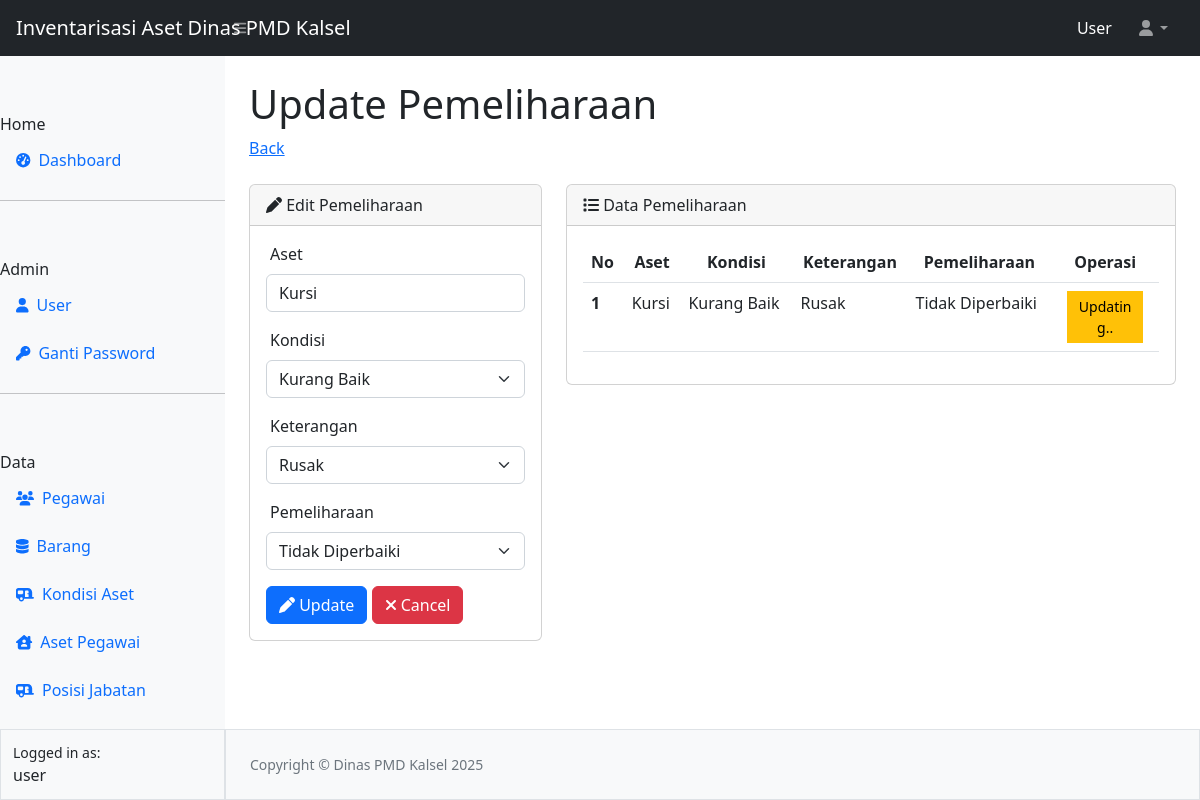
Screenshot of /pelihara/editpelihara.php?id=1 (signed in) with the database file from the repository.
### tables this page shows
CREATE TABLE `tbl_aset` (
  `id` int(11) NOT NULL,
  `aset` varchar(100) NOT NULL,
  `kondisi` varchar(100) NOT NULL,
  `keterangan` varchar(100) NOT NULL,
  `pemeliharaan` varchar(100) NOT NULL
);

### pelihara/editpelihara.php (the view, shortened to what this page needs)
<?php
require_once "../config.php";
require_once "../template/header.php";
require_once "../template/navbar.php";
require_once "../template/sidebar.php";
$id = $_GET['id'];
$queryAset = mysqli_query($koneksi, "SELECT * FROM tbl_aset WHERE id= $id");
$data = mysqli_fetch_array($queryAset);
?>
<div id="layoutSidenav_content">
                <main>
                    <div class="container-fluid px-4">
                        <h1 class="mt-4">Update Pemeliharaan</h1>
                        <ol class="breadcrumb mb-4">
                            <li class="breadcrumb-item"><a href="../pelihara/pelihara.php">Back</a></li>
                        </ol>
                        <div class="row">
                          <div class="col-4">
                          <div class="card">
                    <div class="card-header">
                    <i class="fa-solid fa-pen"></i> Edit Pemeliharaan
                    </div>
                    <div class="card-body">
                      <form action="prosespelihara.php" method="POST">
                      <div class="mb-3">
                        <label for="aset" class="form-label ps-1">Aset</label>
                        <input type="text" class="form-control" id="aset" name="aset" placeholder="nama aset" value="<?= $data['aset'] ?>" required>
                      </div>
                      <div class="mb-3">
                        <label for="kondisi" class="form-label ps-1">Kondisi</label>
                        <select name="kondisi" id="kondisi" class="form-select" required>
                          <?php
                          $kondisi = ["Baik", "Kurang Baik"];
                          foreach ($kondisi as $kds) {
                            if ($data['kondisi'] == $kds) { ?>
                              <option value="<?= $kds ?>" selected><?= $kds ?></option>
                              <?php } else { ?>
                                <option value="<?= $kds ?>"><?= $kds ?></option>
                              <?php
                            }
                          }
                          ?>
                        </select>
                      </div>
                      <div class="mb-3">
                        <label for="keterangan" class="form-label ps-1">Keterangan</label>
                        <select name="keterangan" id="keterangan" class="form-select" required>
                          <?php
                          $keterangan = ["Rusak", "Hampir Rusak"];
                          foreach ($keterangan as $ktr) {
                            if ($data['keterangan'] == $ktr) { ?>
                              <option value="<?= $ktr ?>" selected><?= $ktr ?></option>
                              <?php } else { ?>
                                <option value="<?= $ktr ?>"><?= $ktr ?></option>
                              <?php
                            }
                          }
                          ?>
                        </select>
                      </div>
                      <div class="mb-3">
                        <label for="pemeliharaan" class="form-label ps-1">Pemeliharaan</label>
                        <select name="pemeliharaan" id="pemeliharaan" class="form-select" required>
                          <?php
                          $pemeliharaan = ["Tidak Diperbaiki", "Diperbaiki"];
                          foreach ($pemeliharaan as $plh) {
                            if ($data['pemeliharaan'] == $plh) { ?>
                              <option value="<?= $plh ?>" selected><?= $plh ?></option>
                              <?php } else { ?>
                                <option value="<?= $plh ?>"><?= $plh ?></option>
                              <?php
                            }
                          }
                          ?>
                        </select>
                      </div>
                      <button type="submit" class="btn btn-primary" name="update"><i class="fa-solid fa-pen"></i> Update</button>
                      <a href="pelihara.php" class="btn btn-danger"><i class="fa-solid fa-xmark"></i> Cancel</a>
                      </form>
                    </div>
                    </div>
                          </div>
                          <div class="col-8">
                            <div class="card">
                            <div class="card-header">
                            <i class="fa-solid fa-list"></i> Data Pemeliharaan
                            </div>
                            <div class="card-body">
                            <table class="table table-hover">
  <thead>
    <tr>
      <th scope="col">No</th>
      <th scope="col"><center>Aset</center></th>
      <th scope="col"><center>Kondisi</center></th>
      <th scope="col"><center>Keterangan</center></th>
      <th scope="col"><center>Pemeliharaan</center></th>
      <th scope="col"><center>Operasi</center></th>
    </tr>
  </thead>
  <tbody>
    <?php
    $no = 1;
     ?>
    <tr>
      <th scope="row"><?= $no ?></th>
      <td><?= $data['aset'] ?></td>
      <td><?= $data['kondisi'] ?></td>
      <td><?= $data['keterangan'] ?></td>
      <td><?= $data['pemeliharaan'] ?></td>
      <td align="center">
        <button type="button" class="btn btn-sm btn-warning rounded-0 col-10">Updating..</button>
      </td>
    </tr>
  </tbody>
</table>
                            </div>
                            </div>
                          </div>
                        </div>
                    </div>
                </main>
<?php
require_once "../template/footer.php";
?>

### rows the page displays
tbl_aset: aset "Kursi", kondisi "Kurang Baik", keterangan "Rusak", pemeliharaan "Tidak Diperbaiki"

### other values shown
$_SESSION["ssUser"] "User"
$_SESSION["ssUser"] "user"
$no "1"
